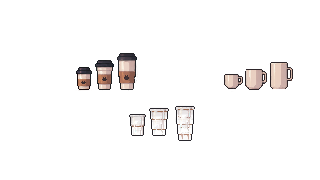
#> input picture assets/images/coffee_cup_station_master.png, 320 x 180 px
$ python extract_cups.py
#> lines starting #> are read from the running program, lines starting #| are printed output that depends on the picture
"""Extract the nine supplied cup sprites without resizing or filtering."""
from pathlib import Path
from PIL import Image
root=Path(__file__).resolve().parents[1]
sheet=Image.open(root/'assets/images/coffee_cup_station_master.png').convert('RGBA')
#> sheet is the input picture: PIL image 320x180 RGBA; mean R, G, B, A 12.5, 11.2, 10.9, 14.9
regions={
 ('takeaway','S'):(76,67,92,91),('takeaway','M'):(95,60,114,90),('takeaway','L'):(117,53,137,91),
 ('cold','S'):(129,114,146,136),('cold','M'):(149,107,169,136),('cold','L'):(175,105,195,141),
 ('mug','S'):(224,74,243,89),('mug','M'):(245,69,267,90),('mug','L'):(270,62,293,89),
}
for (style,size),box in regions.items():
 sheet.crop(box).save(root/'assets/cups'/f'{style}_{size.lower()}.png')
#> this loop made 9 passes
#> pass 1, `sheet.crop(box).save(root/'assets/cups'/f'{style}_{size.lower()}.png')`:
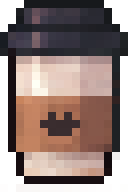
#> saved as takeaway_s.png: PIL image 16x24 RGBA (shown 8 times larger); mean R, G, B, A 102.8, 82.2, 76.7, 206.1; transparent parts drawn white
#> pass 2, `sheet.crop(box).save(root/'assets/cups'/f'{style}_{size.lower()}.png')`:
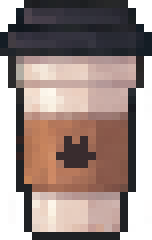
#> saved as takeaway_m.png: PIL image 19x30 RGBA (shown 8 times larger); mean R, G, B, A 106.5, 87.4, 82.3, 204.1; transparent parts drawn white
